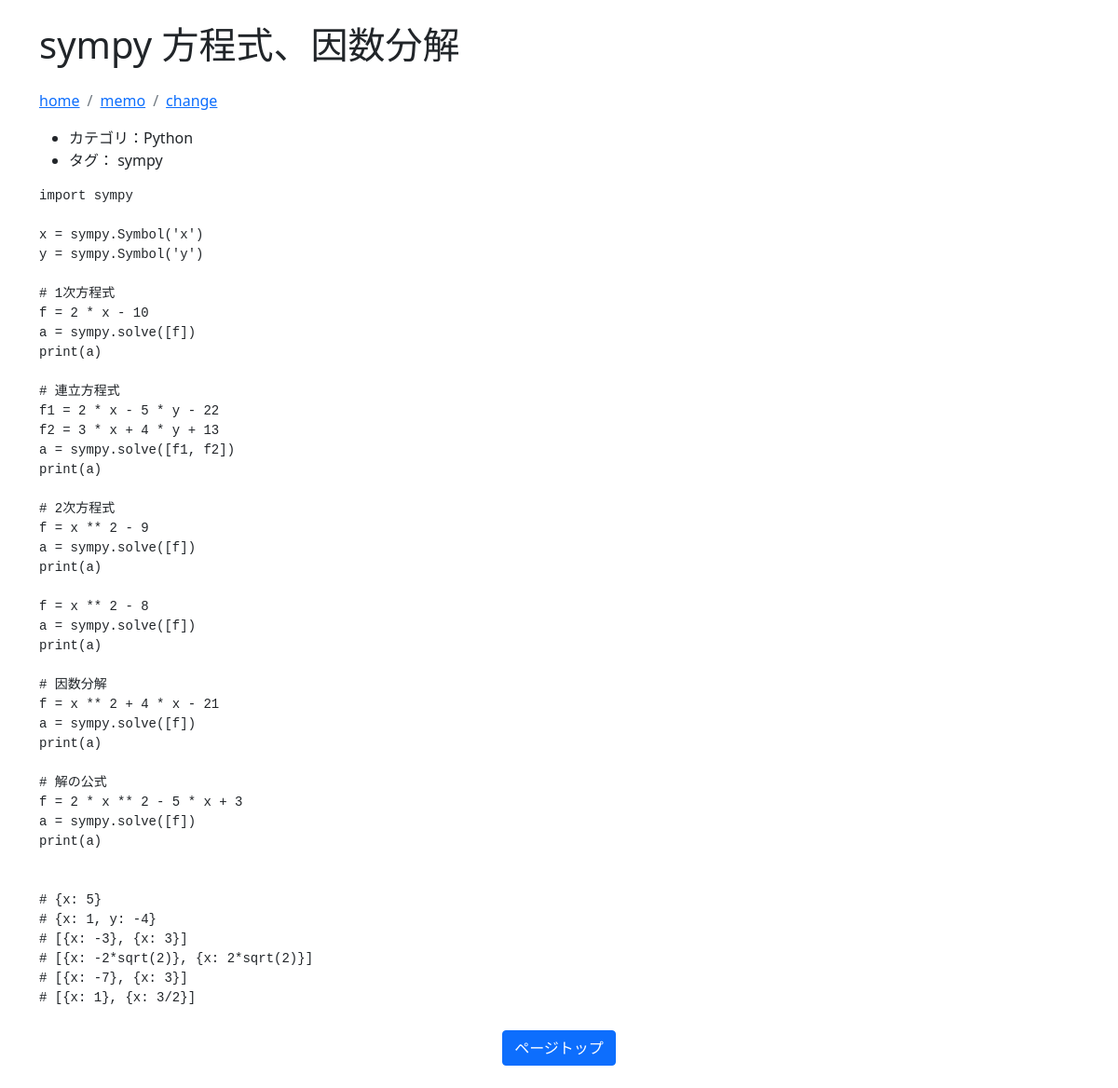
/memo/detail/80/, run on the app's committed database.
### memo/models.py (models this page shows, shortened)
class Note(models.Model):
    cat = models.ForeignKey(
        Category,
        on_delete=models.PROTECT,
        verbose_name="カテゴリ"
    )
    tags = models.ManyToManyField(Tag, blank=True, verbose_name="タグ")
    title = models.CharField(max_length=255, verbose_name="タイトル")
    content = models.TextField(verbose_name="内容", blank=True, null=True)

class Category(models.Model):
    name = models.CharField(max_length=255)

class Tag(models.Model):
    name = models.CharField(max_length=255)

### memo/views.py (the view)
# urls.py: path('memo/detail/<int:id>/', views.memo_detail, name='memo_detail'),
def memo_detail(request, id):
    context = {
        "title": "memo 詳細ページ"
    }
    context["data"] = Note.objects.get(id=id)
    return render(request, "memo/detail.html", context)

### templates/memo/detail.html
{% extends 'base.html' %}
{% block content %}
<h1 class="my-4">{{ data.title }}</h1>
<nav aria-label="breadcrumb">
    <ol class="breadcrumb">
        <li class="breadcrumb-item"><a href="/">home</a></li>
        <li class="breadcrumb-item"><a href="{% url 'memo' %}">memo</a></li>
        <li class="breadcrumb-item"><a href="/admin/memo/note/{{data.id}}/change/" target="_blank">change</a></li>
    </ol>
</nav>
<ul>
    <li>カテゴリ：{{ data.cat.name }}</li>
    <li>タグ：
        {% for t in data.tags.all %}
        {{ t.name }}
        {% endfor %}
    </li>
</ul>
<pre><code>{{ data.content }}</code></pre>
<div class="text-center my-4">
    <button class="btn btn-primary" onclick="window.scrollTo(0, 0);">ページトップ</button>
</div>
{% endblock %}

### data on the page
Note: title "sympy 方程式、因数分解", cat.name "Python", content "import sympy x = sympy.Symbol('x') y = sympy.Symbol('y') # 1次方程式 f = 2 * x - 10 a = sympy.solve([f]) print(a) # 連立方程式 f1 = 2 * x - 5 * y - 22 f2 = 3 * x + 4 * y + 13 a = sympy.solve([f1, f2]) print(a) # 2次方程式 f = x ** 2 - 9 a = sympy.solve([f]) print(a) f = x ** 2 - 8 a = sympy.solve([f]) print(a) # 因数分解 f = x ** 2 + 4 * x - 21 a = sympy.solve([f]) print(a) # 解の公式 f = 2 * x ** 2 - 5 * x + 3 a = sympy.solve([f]) print(a) # {x: 5} # {x: 1, y: -4} # [{x: -3}, {x: 3}] # [{x: -2*sqrt(2)}, {x: 2*sqrt(2)}] # [{x: -7}, {x: 3}] # [{x: 1}, {x: 3/2}]"
Tag: name "sympy"
